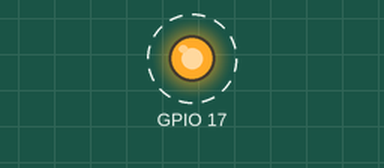
A program run on a simulated Raspberry Pi (BCM pin numbers). Shown: output pins drawn as LEDs (lit = HIGH). Dashed ring = blinking. At 4.0 s the program stops and its outputs stay as they are.

Above: at 0.2 s.
Timing chart, 0 to 3.0 s (numbered marks = the images above):
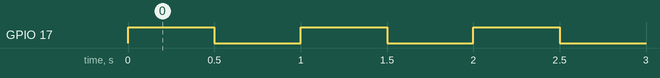

The program:

blink_led_while.py
```python
# -*- coding: utf-8 -*-
import time # 导入时间模块
import RPi.GPIO as GPIO # 导入GPIO引脚控制模块

GPIO.setmode(GPIO.BCM) # 使用BCM引脚编号模式
GPIO.setup(17, GPIO.OUT) # 设置GPIO17为输出引脚

counter = 0
while counter < 4:
    GPIO.output(17, True) # LED 亮
    time.sleep(0.5) # 延时0.5秒
    GPIO.output(17, False) # LED 灭
    time.sleep(0.5) # 延时0.5秒
    counter = counter + 1
GPIO.cleanup()
```

Measured:
- by itself, GPIO 17: alternates HIGH for 0.50 s and LOW for 0.50 s, 8 changes in all, then stays LOW
